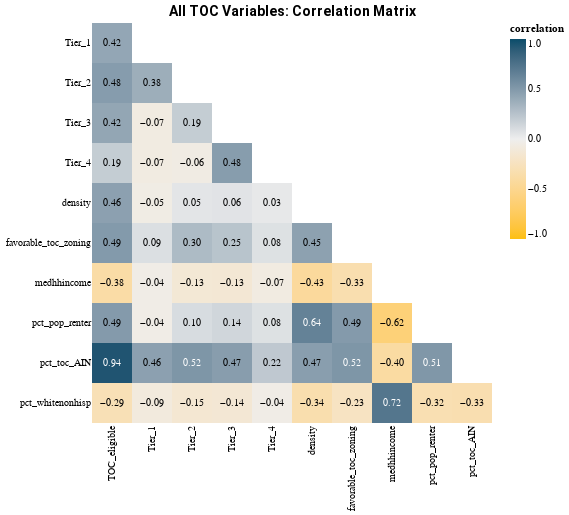

The notebook cell this image was saved under:
### Code cell
correlation_matrix(correlation_long, "All TOC Variables: Correlation Matrix")

### Figure 1 — Vega-Lite specification as saved in the notebook (floating-point values rounded to 4 significant figures)
{"config": {"view": {"continuousWidth": 400, "continuousHeight": 300, "strokeOpacity": 0}, "axis": {"domainOpacity": 0}, "title": {"anchor": "middle", "color": "black", "font": "Roboto", "fontSize": 14}}, "layer": [{"mark": "rect", "encoding": {"color": {"type": "quantitative", "field": "correlation", "legend": {"format": ".1f", "title": "correlation"}, "scale": {"domain": [-1.0, 1.0], "range": ["#FDBF11", "#EEEEEE", "#0A4C6A"]}}, "x": {"type": "nominal", "axis": {"ticks": false}, "field": "var1", "title": ""}, "y": {"type": "nominal", "axis": {"ticks": false}, "field": "var2", "title": ""}}, "height": {"step": 40}, "title": "All TOC Variables: Correlation Matrix", "transform": [{"filter": "(datum.var1 < datum.var2)"}], "width": {"step": 40}}, {"mark": {"type": "text", "size": 10}, "encoding": {"color": {"condition": {"value": "white", "test": "datum.correlation > 0.5"}, "value": "black"}, "text": {"type": "quantitative", "field": "correlation", "format": ".2f"}, "x": {"type": "nominal", "axis": {"ticks": false}, "field": "var1", "title": ""}, "y": {"type": "nominal", "axis": {"ticks": false}, "field": "var2", "title": ""}}, "height": {"step": 40}, "title": "All TOC Variables: Correlation Matrix", "transform": [{"filter": "(datum.var1 < datum.var2)"}], "width": {"step": 40}}], "data": {"name": "data-6c00a454f1e0f86ed340eacfb3786580"}, "$schema": "https://vega.github.io/schema/vega-lite/v4.8.1.json", "datasets": {"data-6c00a454f1e0f86ed340eacfb3786580": [{"var1": "pct_toc_AIN", "var2": "pct_toc_AIN", "correlation": 1.0}, {"var1": "TOC_eligible", "var2": "pct_toc_AIN", "correlation": 0.9425}, {"var1": "Tier_1", "var2": "pct_toc_AIN", "correlation": 0.4561}, {"var1": "Tier_2", "var2": "pct_toc_AIN", "correlation": 0.5186}, {"var1": "Tier_3", "var2": "pct_toc_AIN", "correlation": 0.4732}, {"var1": "Tier_4", "var2": "pct_toc_AIN", "correlation": 0.216}, {"var1": "pct_pop_renter", "var2": "pct_toc_AIN", "correlation": 0.5116}, {"var1": "pct_whitenonhisp", "var2": "pct_toc_AIN", "correlation": -0.3264}, {"var1": "medhhincome", "var2": "pct_toc_AIN", "correlation": -0.4018}, {"var1": "density", "var2": "pct_toc_AIN", "correlation": 0.4686}, {"var1": "favorable_toc_zoning", "var2": "pct_toc_AIN", "correlation": 0.5214}, {"var1": "pct_toc_AIN", "var2": "TOC_eligible", "correlation": 0.9425}, {"var1": "TOC_eligible", "var2": "TOC_eligible", "correlation": 1.0}, {"var1": "Tier_1", "var2": "TOC_eligible", "correlation": 0.4189}, {"var1": "Tier_2", "var2": "TOC_eligible", "correlation": 0.4806}, {"var1": "Tier_3", "var2": "TOC_eligible", "correlation": 0.4218}, {"var1": "Tier_4", "var2": "TOC_eligible", "correlation": 0.1921}, {"var1": "pct_pop_renter", "var2": "TOC_eligible", "correlation": 0.494}, {"var1": "pct_whitenonhisp", "var2": "TOC_eligible", "correlation": -0.2949}, {"var1": "medhhincome", "var2": "TOC_eligible", "correlation": -0.3757}, {"var1": "density", "var2": "TOC_eligible", "correlation": 0.4553}, {"var1": "favorable_toc_zoning", "var2": "TOC_eligible", "correlation": 0.495}, {"var1": "pct_toc_AIN", "var2": "Tier_1", "correlation": 0.4561}, {"var1": "TOC_eligible", "var2": "Tier_1", "correlation": 0.4189}, {"var1": "Tier_1", "var2": "Tier_1", "correlation": 1.0}, {"var1": "Tier_2", "var2": "Tier_1", "correlation": 0.3758}, {"var1": "Tier_3", "var2": "Tier_1", "correlation": -0.06772}, {"var1": "Tier_4", "var2": "Tier_1", "correlation": -0.07066}, {"var1": "pct_pop_renter", "var2": "Tier_1", "correlation": -0.04042}, {"var1": "pct_whitenonhisp", "var2": "Tier_1", "correlation": -0.08959}, {"var1": "medhhincome", "var2": "Tier_1", "correlation": -0.04387}, {"var1": "density", "var2": "Tier_1", "correlation": -0.05062}, {"var1": "favorable_toc_zoning", "var2": "Tier_1", "correlation": 0.08737}, {"var1": "pct_toc_AIN", "var2": "Tier_2", "correlation": 0.5186}, {"var1": "TOC_eligible", "var2": "Tier_2", "correlation": 0.4806}, {"var1": "Tier_1", "var2": "Tier_2", "correlation": 0.3758}, {"var1": "Tier_2", "var2": "Tier_2", "correlation": 1.0}, {"var1": "Tier_3", "var2": "Tier_2", "correlation": 0.1918}, {"var1": "Tier_4", "var2": "Tier_2", "correlation": -0.05535}, {"var1": "pct_pop_renter", "var2": "Tier_2", "correlation": 0.1041}, {"var1": "pct_whitenonhisp", "var2": "Tier_2", "correlation": -0.1468}, {"var1": "medhhincome", "var2": "Tier_2", "correlation": -0.1298}, {"var1": "density", "var2": "Tier_2", "correlation": 0.05094}, {"var1": "favorable_toc_zoning", "var2": "Tier_2", "correlation": 0.2962}, {"var1": "pct_toc_AIN", "var2": "Tier_3", "correlation": 0.4732}, {"var1": "TOC_eligible", "var2": "Tier_3", "correlation": 0.4218}, {"var1": "Tier_1", "var2": "Tier_3", "correlation": -0.06772}, {"var1": "Tier_2", "var2": "Tier_3", "correlation": 0.1918}, {"var1": "Tier_3", "var2": "Tier_3", "correlation": 1.0}, {"var1": "Tier_4", "var2": "Tier_3", "correlation": 0.4783}, {"var1": "pct_pop_renter", "var2": "Tier_3", "correlation": 0.1352}, {"var1": "pct_whitenonhisp", "var2": "Tier_3", "correlation": -0.1354}, {"var1": "medhhincome", "var2": "Tier_3", "correlation": -0.1342}, {"var1": "density", "var2": "Tier_3", "correlation": 0.06033}, {"var1": "favorable_toc_zoning", "var2": "Tier_3", "correlation": 0.2451}, {"var1": "pct_toc_AIN", "var2": "Tier_4", "correlation": 0.216}, {"var1": "TOC_eligible", "var2": "Tier_4", "correlation": 0.1921}, {"var1": "Tier_1", "var2": "Tier_4", "correlation": -0.07066}, {"var1": "Tier_2", "var2": "Tier_4", "correlation": -0.05535}, {"var1": "Tier_3", "var2": "Tier_4", "correlation": 0.4783}, {"var1": "Tier_4", "var2": "Tier_4", "correlation": 1.0}, {"var1": "pct_pop_renter", "var2": "Tier_4", "correlation": 0.07662}, {"var1": "pct_whitenonhisp", "var2": "Tier_4", "correlation": -0.04059}, {"var1": "medhhincome", "var2": "Tier_4", "correlation": -0.06894}, {"var1": "density", "var2": "Tier_4", "correlation": 0.03378}, {"var1": "favorable_toc_zoning", "var2": "Tier_4", "correlation": 0.07582}, {"var1": "pct_toc_AIN", "var2": "pct_pop_renter", "correlation": 0.5116}, {"var1": "TOC_eligible", "var2": "pct_pop_renter", "correlation": 0.494}, {"var1": "Tier_1", "var2": "pct_pop_renter", "correlation": -0.04042}, {"var1": "Tier_2", "var2": "pct_pop_renter", "correlation": 0.1041}, {"var1": "Tier_3", "var2": "pct_pop_renter", "correlation": 0.1352}, {"var1": "Tier_4", "var2": "pct_pop_renter", "correlation": 0.07662}, {"var1": "pct_pop_renter", "var2": "pct_pop_renter", "correlation": 1.0}, {"var1": "pct_whitenonhisp", "var2": "pct_pop_renter", "correlation": -0.3162}, {"var1": "medhhincome", "var2": "pct_pop_renter", "correlation": -0.6164}, {"var1": "density", "var2": "pct_pop_renter", "correlation": 0.6427}, {"var1": "favorable_toc_zoning", "var2": "pct_pop_renter", "correlation": 0.4935}, {"var1": "pct_toc_AIN", "var2": "pct_whitenonhisp", "correlation": -0.3264}, {"var1": "TOC_eligible", "var2": "pct_whitenonhisp", "correlation": -0.2949}, {"var1": "Tier_1", "var2": "pct_whitenonhisp", "correlation": -0.08959}, {"var1": "Tier_2", "var2": "pct_whitenonhisp", "correlation": -0.1468}, {"var1": "Tier_3", "var2": "pct_whitenonhisp", "correlation": -0.1354}, {"var1": "Tier_4", "var2": "pct_whitenonhisp", "correlation": -0.04059}, {"var1": "pct_pop_renter", "var2": "pct_whitenonhisp", "correlation": -0.3162}, {"var1": "pct_whitenonhisp", "var2": "pct_whitenonhisp", "correlation": 1.0}, {"var1": "medhhincome", "var2": "pct_whitenonhisp", "correlation": 0.7193}, {"var1": "density", "var2": "pct_whitenonhisp", "correlation": -0.3379}, {"var1": "favorable_toc_zoning", "var2": "pct_whitenonhisp", "correlation": -0.2333}, {"var1": "pct_toc_AIN", "var2": "medhhincome", "correlation": -0.4018}, {"var1": "TOC_eligible", "var2": "medhhincome", "correlation": -0.3757}, {"var1": "Tier_1", "var2": "medhhincome", "correlation": -0.04387}, {"var1": "Tier_2", "var2": "medhhincome", "correlation": -0.1298}, {"var1": "Tier_3", "var2": "medhhincome", "correlation": -0.1342}, {"var1": "Tier_4", "var2": "medhhincome", "correlation": -0.06894}, {"var1": "pct_pop_renter", "var2": "medhhincome", "correlation": -0.6164}, {"var1": "pct_whitenonhisp", "var2": "medhhincome", "correlation": 0.7193}, {"var1": "medhhincome", "var2": "medhhincome", "correlation": 1.0}, {"var1": "density", "var2": "medhhincome", "correlation": -0.43}, {"var1": "favorable_toc_zoning", "var2": "medhhincome", "correlation": -0.3337}, {"var1": "pct_toc_AIN", "var2": "density", "correlation": 0.4686}, {"var1": "TOC_eligible", "var2": "density", "correlation": 0.4553}, {"var1": "Tier_1", "var2": "density", "correlation": -0.05062}, {"var1": "Tier_2", "var2": "density", "correlation": 0.05094}, {"var1": "Tier_3", "var2": "density", "correlation": 0.06033}, {"var1": "Tier_4", "var2": "density", "correlation": 0.03378}, {"var1": "pct_pop_renter", "var2": "density", "correlation": 0.6427}, {"var1": "pct_whitenonhisp", "var2": "density", "correlation": -0.3379}, {"var1": "medhhincome", "var2": "density", "correlation": -0.43}, {"var1": "density", "var2": "density", "correlation": 1.0}, {"var1": "favorable_toc_zoning", "var2": "density", "correlation": 0.4515}, {"var1": "pct_toc_AIN", "var2": "favorable_toc_zoning", "correlation": 0.5214}, {"var1": "TOC_eligible", "var2": "favorable_toc_zoning", "correlation": 0.495}, {"var1": "Tier_1", "var2": "favorable_toc_zoning", "correlation": 0.08737}, {"var1": "Tier_2", "var2": "favorable_toc_zoning", "correlation": 0.2962}, {"var1": "Tier_3", "var2": "favorable_toc_zoning", "correlation": 0.2451}, {"var1": "Tier_4", "var2": "favorable_toc_zoning", "correlation": 0.07582}, {"var1": "pct_pop_renter", "var2": "favorable_toc_zoning", "correlation": 0.4935}, {"var1": "pct_whitenonhisp", "var2": "favorable_toc_zoning", "correlation": -0.2333}, {"var1": "medhhincome", "var2": "favorable_toc_zoning", "correlation": -0.3337}, {"var1": "density", "var2": "favorable_toc_zoning", "correlation": 0.4515}, {"var1": "favorable_toc_zoning", "var2": "favorable_toc_zoning", "correlation": 1.0}]}}
